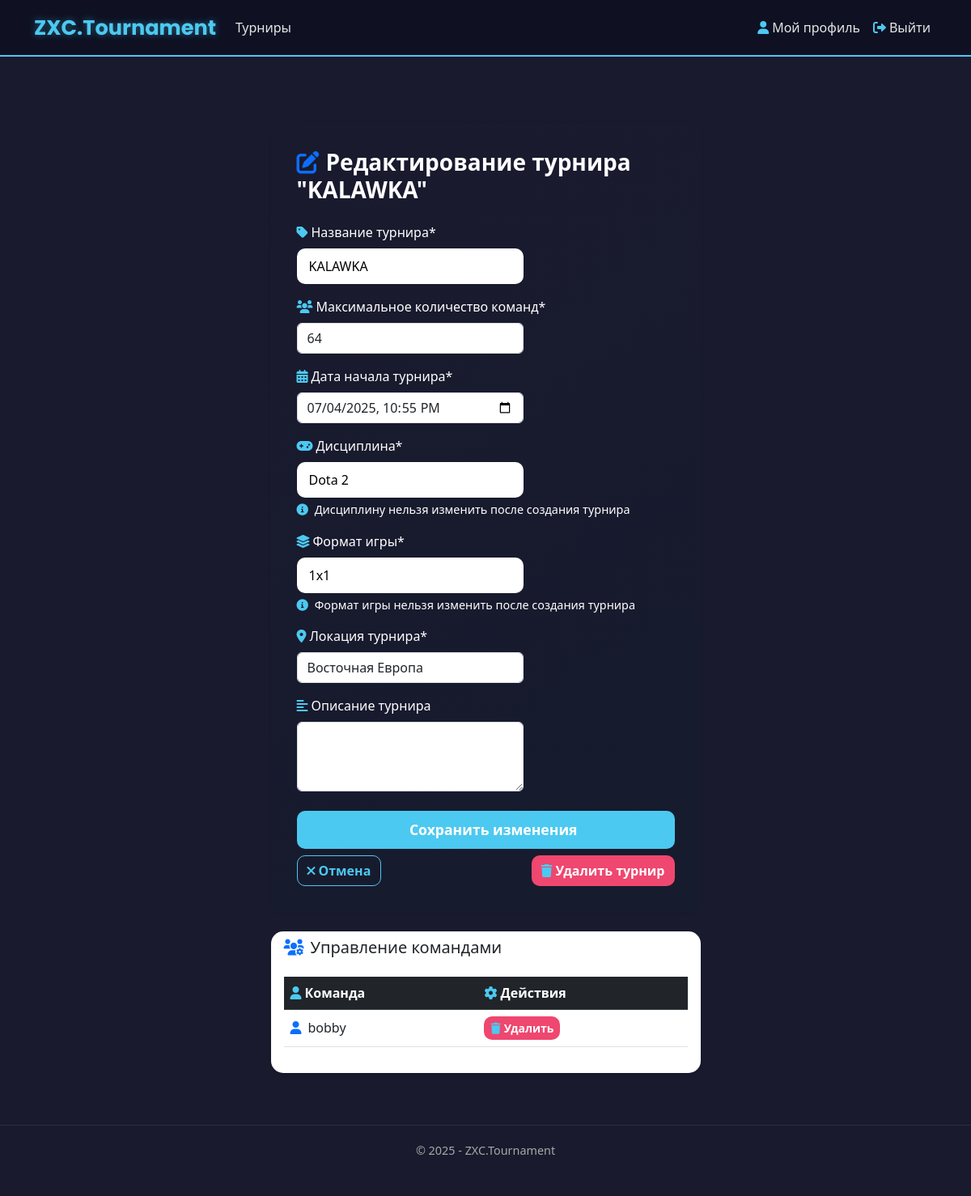
The app's page /tournaments/8/edit/ (signed in) with its own data.
### app/models.py (models this page shows, shortened)
class Tournament(models.Model):
    DISCIPLINE_CHOICES = [
        ('Dota 2', 'Dota 2'),
        ('CS 2', 'CS 2'),
        ('Valorant', 'Valorant'),
        ('LoL', 'League of Legends'),
    ]
    FORMAT_CHOICES = [
        ('1x1', '1x1'),
        ('2x2', '2x2'),
        ('3x3', '3x3'),
        ('5x5', '5x5'),
    ]
    TOURNAMENT_FORMAT_CHOICES = [
        ('single_elimination', 'Single Elimination'),
        ('double_elimination', 'Double Elimination'),
        ('round_robin', 'Round Robin'),
    ]
    TEAM_COUNT_CHOICES = [(i, str(i)) for i in range(2, 513)]
    LOCATION_CHOICES = [
        ('China', 'Китай'),
        ('Western Europe', 'Западная Европа'),
        ('Eastern Europe', 'Восточная Европа'),
        ('Southeast Asia', 'ЮВ Азия'),
        ('North America', 'Северная Америка'),
        ('South America', 'Южная Америка'),
    ]
    name = models.CharField(max_length=50, verbose_name="Название турнира")
    max_teams = models.IntegerField(choices=TEAM_COUNT_CHOICES, verbose_name="Максимальное количество команд")
    start_date = models.DateTimeField(verbose_name="Дата начала")
    discipline = models.CharField(max_length=50, choices=DISCIPLINE_CHOICES, verbose_name="Дисциплина")
    game_format = models.CharField(max_length=50, choices=FORMAT_CHOICES, verbose_name="Формат игры")
    tournament_format = models.CharField(max_length=50, choices=TOURNAMENT_FORMAT_CHOICES, verbose_name="Формат турнира", blank=True, null=True)
    location = models.CharField(max_length=50, choices=LOCATION_CHOICES, verbose_name="Локация")
    description = models.TextField(max_length=1000, verbose_name="Описание", blank=True, null=True)
    creator = models.ForeignKey(User, on_delete=models.CASCADE, verbose_name="Создатель")
    created_at = models.DateTimeField(default=timezone.now, verbose_name="Дата создания")
    is_active = models.BooleanField(default=True, verbose_name="Активный")
    registered_teams = models.ManyToManyField(
        'Team',
        through='TournamentRegistration',
        related_name='tournaments',
        blank=True,
        verbose_name="Зарегистрированные команды"
    )
    class Meta:
        ordering = ['-created_at']
        verbose_name = 'Турнир'
        verbose_name_plural = 'Турниры'
    def is_creator(self, user):
        return self.creator == user

class Team(models.Model):
    name = models.CharField(
        max_length=20,
        unique=True,
        verbose_name="Название команды",
        error_messages={
            'unique': "Команда с таким названием уже существует"
        }
    )
    avatar = models.ImageField(
        upload_to='team_avatars/',
        default='team_avatars/default_team.jpg',
        blank=True,
        null=True,
        verbose_name="Аватар команды"
    )
    captain = models.ForeignKey(
        User,
        on_delete=models.CASCADE,
        related_name='captained_teams',
        verbose_name="Капитан"
    )
    members = models.ManyToManyField(
        User,
        related_name='teams',
        blank=True,
        verbose_name="Участники"
    )
    created_at = models.DateTimeField(
        auto_now_add=True,
        verbose_name="Дата создания"
    )
    invite_code = models.CharField(
        max_length=32,
        unique=True,
        verbose_name="Код приглашения"
    )
    class Meta:
        verbose_name = 'Команда'
        verbose_name_plural = 'Команды'
        ordering = ['-created_at']

### app/views.py (the view)
# urls.py: path('tournaments/<int:tournament_id>/edit/', views.edit_tournament, name='edit_tournament'),
@login_required
def edit_tournament(request, tournament_id):
    tournament = get_object_or_404(Tournament, id=tournament_id)
    if not tournament.is_creator(request.user):
        messages.error(request, 'Только создатель может редактировать турнир')
        return redirect('tournament_detail', tournament_id=tournament.id)
    if hasattr(tournament, 'bracket') or hasattr(tournament, 'round_robin_table'):
        messages.error(request, 'Нельзя редактировать турнир, так как турнирная сетка уже сформирована')
        return redirect('tournament_detail', tournament_id=tournament.id)
    if request.method == 'POST':
        form = TournamentEditForm(request.POST, instance=tournament)
        if form.is_valid():
            form.save()
            messages.success(request, 'Турнир успешно обновлен')
            return redirect('tournament_detail', tournament_id=tournament.id)
    else:
        form = TournamentEditForm(instance=tournament)
    return render(request, 'app/tournaments/edit_tournament.html', {
        'form': form,
        'tournament': tournament,
        'year': datetime.now().year,
    })

### app/forms.py (shortened to what this page needs)
class TournamentEditForm(TournamentForm):
    def __init__(self, *args, **kwargs):
        super().__init__(*args, **kwargs)
        self.fields['discipline'].disabled = True
        self.fields['game_format'].disabled = True
        self.fields['tournament_format'].disabled = True
        if self.instance and self.instance.tournament_format:
            if self.instance.tournament_format == 'round_robin':
                self.fields['max_teams'].choices = [(i, str(i)) for i in range(2, 21)]
            else:
                self.fields['max_teams'].choices = [(i, str(i)) for i in [2, 4, 8, 16, 32, 64, 128, 256, 512]]

### app/forms.py (called while the page is built, shortened)
    def update_game_format_choices(self, discipline):
        if discipline == 'Dota 2':
            self.fields['game_format'].choices = [
                ('1x1', '1x1'),
                ('5x5', '5x5'),
            ]
        elif discipline in ['CS 2', 'LoL']:
            self.fields['game_format'].choices = [
                ('1x1', '1x1'),
                ('2x2', '2x2'),
                ('5x5', '5x5'),
            ]

### app/templates/app/tournaments/edit_tournament.html (shortened to what this page needs)
{% extends "app/layout.html" %}
{% load static %}
{% block content %}
<div class="container mt-5 py-4">
    <div class="row justify-content-center">
        <div class="col-md-8 col-lg-6">
            <div class="card shadow-sm">
                <div class="card-body card-body-edit-tournament">
                    <h3 class="mb-4">
                        <i class="fas fa-edit me-2 text-primary"></i>Редактирование турнира "{{ tournament.name }}"
                    </h3>
                    <form method="post">
                        <div class="mb-3">
                            <label for="{{ form.name.id_for_label }}" class="form-label">
                                <i class="fas fa-tag me-1"></i>Название турнира*
                            </label>
                            {{ form.name }}
                        </div>
                        <div class="mb-3">
                            <label for="{{ form.max_teams.id_for_label }}" class="form-label">
                                <i class="fas fa-users me-1"></i>Максимальное количество команд*
                            </label>
                            {{ form.max_teams }}
                        </div>
                        <div class="mb-3">
                            <label for="{{ form.start_date.id_for_label }}" class="form-label">
                                <i class="fas fa-calendar-alt me-1"></i>Дата начала турнира*
                            </label>
                            {{ form.start_date }}
                        </div>
                        <div class="mb-3">
                            <label class="form-label">
                                <i class="fas fa-gamepad me-1"></i>Дисциплина*
                            </label>
                            <input type="text" class="form-control" value="{{ tournament.get_discipline_display }}" readonly>
                            <div class="form-text">
                                <i class="fas fa-info-circle me-1"></i>
                                Дисциплину нельзя изменить после создания турнира
                            </div>
                        </div>
                        <div class="mb-3">
                            <label class="form-label">
                                <i class="fas fa-layer-group me-1"></i>Формат игры*
                            </label>
                            <input type="text" class="form-control" value="{{ tournament.get_game_format_display }}" readonly>
                            <div class="form-text">
                                <i class="fas fa-info-circle me-1"></i>
                                Формат игры нельзя изменить после создания турнира
                            </div>
                        </div>
                        <div class="mb-3">
                            <label for="{{ form.location.id_for_label }}" class="form-label">
                                <i class="fas fa-map-marker-alt me-1"></i>Локация турнира*
                            </label>
                            {{ form.location }}
                        </div>
                        <div class="mb-4">
                            <label for="{{ form.description.id_for_label }}" class="form-label">
                                <i class="fas fa-align-left me-1"></i>Описание турнира
                            </label>
                            {{ form.description }}
                        </div>
                        <div class="d-flex flex-column gap-2">
                            <button type="submit" class="btn btn-primary">
                                <i class="fas fa-save me-1"></i>Сохранить изменения
                            </button>
                            <div class="d-flex justify-content-between gap-2 flex-wrap">
                                <a href="{% url 'tournament_detail' tournament_id=tournament.id %}" class="btn btn-outline-secondary">
                                    <i class="fas fa-times me-1"></i>Отмена
                                </a>
                                <button type="button" class="btn btn-danger" onclick="confirmDeleteTournament()">
                                    <i class="fas fa-trash me-1"></i>Удалить турнир
                                </button>
                            </div>
                        </div>
                    </form>
                </div>
            </div>
        </div>
    </div>
    <div class="row justify-content-center mt-4">
        <div class="col-md-8 col-lg-6">
            <div class="card shadow-sm">
                <div class="card-header bg-transparent border-0">
                    <h5 class="mb-0">
                        <i class="fas fa-users-cog me-2 text-primary"></i>Управление командами
                    </h5>
                </div>
                <div class="card-body">
                    {% if tournament.registered_teams.all %}
                    <div class="table-responsive">
                        <table class="table table-hover align-middle">
                            <thead class="table-dark">
                                <tr>
                                    <th><i class="fas fa-user me-1"></i>Команда</th>
                                    <th><i class="fas fa-cog me-1"></i>Действия</th>
                                </tr>
                            </thead>
                            <tbody>
                                {% for team in tournament.registered_teams.all %}
                                <tr>
                                    <td>
                                        <div class="d-flex align-items-center">
                                            {% if tournament.game_format == '1x1' %}
                                            <i class="fas fa-user me-2 text-primary"></i>
                                            {{ team.captain.username }}
                                            {% else %}
                                            <i class="fas fa-users me-2 text-primary"></i>
                                            {{ team.name }}
                                            {% endif %}
                                        </div>
                                    </td>
                                    <td>
                                        <button type="button" class="btn btn-danger btn-sm remove-team-btn"
                                                data-team-id="{{ team.id }}"
                                                data-team-name="{% if tournament.game_format == '1x1' %}{{ team.captain.username }}{% else %}{{ team.name }}{% endif %}">
                                            <i class="fas fa-trash me-1"></i>Удалить
                                        </button>
                                    </td>
                                </tr>
                                {% endfor %}
                            </tbody>
                        </table>
                    </div>
                    {% else %}
                    <div class="text-center py-4">
                        <i class="fas fa-users fa-3x text-muted mb-3"></i>
                        <p class="text-muted">Нет зарегистрированных команд</p>
                    </div>
                    {% endif %}
                </div>
            </div>
        </div>
    </div>
</div>
{% endblock %}

### static/app/content/site.css (style rules this page uses)
body { padding-top: 10px; padding-bottom: 10px; }
input, select, textarea { max-width: 280px; }
body { background-color: #1a1a2e; color: #e6e6e6; font-family: 'Segoe UI', Tahoma, Geneva, Verdana, sans-serif; }

### app/templates/app/tournaments/edit_tournament.html (style rules this page uses)
.card-body-edit-tournament { background: linear-gradient(145deg, #1a1a2e, #161b2e); border-radius: 10px; padding: 2rem; }
.card-body-edit-tournament h3 { font-weight: bold; color: #ffffff; margin-bottom: 2rem; }
.card { border: none; border-radius: 15px; box-shadow: 0 8px 20px rgba(0, 0, 0, 0.3); }
label { font-weight: 500; color: #ffffff; }
input[type="text"], input[type="file"] { background-color: #ffffff; border: none; color: black; border-radius: 10px; padding: 10px 15px; width: 100%; font-size: 1rem; }
input[type="text"]::placeholder, input[type="file"]::placeholder { color: #fff !important; opacity: 0.7; }
.form-text { color: #ffffff; font-size: 0.9rem; }
.btn-primary { background-color: #4cc9f0; border: none; font-weight: bold; padding: 10px 20px; font-size: 1.1rem; border-radius: 10px; transition: background-color 0.3s ease; }
.btn-outline-secondary { border: 1px solid #4cc9f0; color: #4cc9f0; border-radius: 10px; font-weight: bold; transition: all 0.3s ease; }
.btn-danger { background-color: #ef476f; border: none; font-weight: bold; border-radius: 10px; transition: background-color 0.3s ease; }
i.fas { color: #4cc9f0; }

### records on screen
Tournament: name "KALAWKA", max_teams "64", start_date "07/04/2025 22:55", discipline "Dota 2", game_format "1x1", location "Восточная Европа"
Team: captain.username "bobby"
